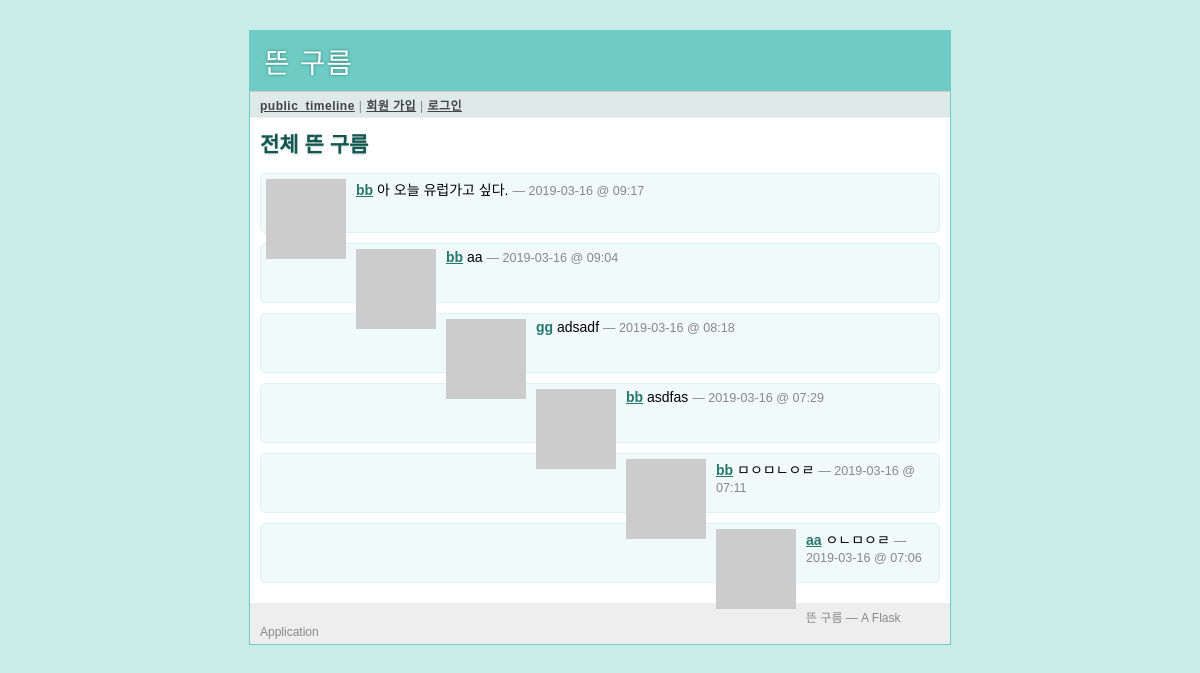
The app's page /public, older data.
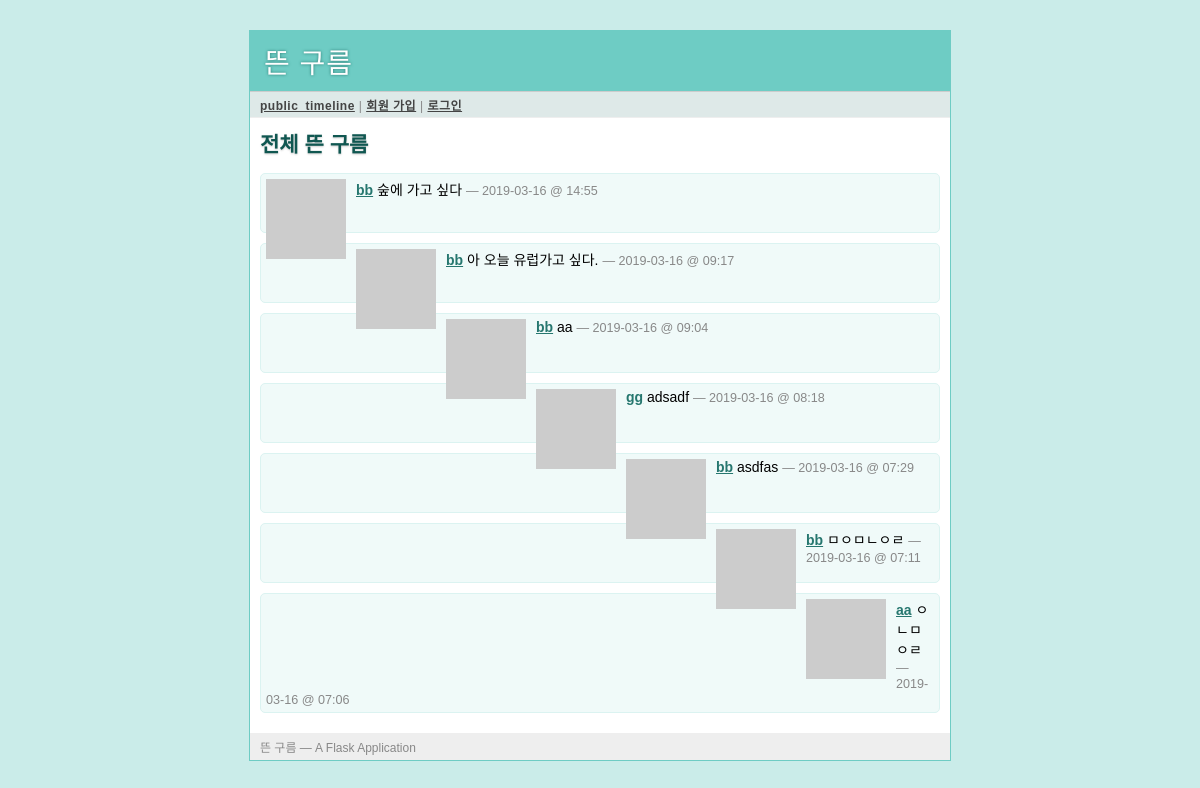
The same page, newer data.
### tables this page shows
CREATE TABLE message (
    message_id integer primary key autoincrement,
    author_id integer not null,
    text string not null,
    pub_date integer
);

CREATE TABLE user (
    user_id integer primary key autoincrement,
    username string not null,
    email string not null,
    pw_hash string not null
);

### minitwit.py (the view)
@app.route('/public')
def public_timeline():
    return render_template('timeline.html', messages=query_db('''
        select message.*, user.*
          from message, user
         where message.author_id = user.user_id
         order by message.pub_date desc limit ?''', [PER_PAGE]))

### minitwit.py (called while the page is built)
def connect_db():
    return sqlite3.connect(app.config['DATABASE'])

def query_db(query, args=(), one=False):
    cur = g.db.execute(query, args)
    rv = [dict((cur.description[idx][0], value)
                for idx, value in enumerate(row)) for row in cur.fetchall()]
    return (rv[0] if rv else None) if one else rv

def format_datetime(timestamp):
    return datetime.utcfromtimestamp(timestamp).strftime('%Y-%m-%d @ %H:%M')

def gravatar_url(email, size=80):
    return 'http://www.gravatar.com/avatar/%s?d=identicon&s=%d' % \
        (md5(email.strip().lower().encode('utf-8')).hexdigest(), size)

@app.before_request
def before_request():
    g.db = connect_db() # DB 연결.
    g.user = None
    if 'user_id' in session:
        g.user = query_db('select * from user where user_id = ?',
                            [session['user_id']], one=True)

@app.teardown_request
def teardown_request(exception):
    if hasattr(g, 'db'):
        g.db.close()

### templates/timeline.html (shortened to what this page needs)
{%extends "layout.html" %}
{% block title %}
{% if request.endpoint == 'public_timeline' %}
    전체 뜬 구름
{% elif request.endpoint == 'user_timeline' %}
    {{ profile_user.username }}님의 뜬 구름
{% else %}
    My Timeline
{% endif %}
{% endblock %}
{% block body %}
<h2>{{ self.title() }}</h2>
    <ul class=messages>
        {% for message in messages %}
        <li>
            <img src="{{ message.email|gravatar(size=48)}}">
            <p>
                <strong><a href="{{ url_for('user_timeline', username=message.username) }}">
                            {{ message.username }}</a></strong>
                {{ message.text }}
                <small>&mdash; {{ message.pub_date|datetimeformat }}</small>
                {% else %}
            </p>
        </li>
        <li>
            <em>당신의 뜬 구름이 없습니다.</em>
        {% endfor %}
        </li>
    </ul>
{% endblock %}

### templates/layout.html (shortened to what this page needs)
<!DOCTYPE html>
<link rel=stylesheet type="text/css" href="{{ url_for('static', filename='style.css') }}">
<div class=page>
    <h1>뜬 구름</h1>
    <div class=navigation>
        {% if g.user %}
            <a href="{{ url_for('timeline') }}">my timeline</a> |
            <a href="{{ url_for('public_timeline') }}">전체 뜬 구름</a> |
            <a href="{{ url_for('logout') }}">로그아웃 [{{ g.user.username }}]</a>
        {% else %}
            <a href="{{ url_for('public_timeline') }}">public_timeline</a> |
            <a href="{{ url_for('register') }}">회원 가입</a> |
            <a href="{{ url_for('login') }}">로그인</a>
        {% endif %}
    </div>
    <div class=body>
        {% block body %}{% endblock %}
    </div>
    <div class=footer>
        뜬 구름 &mdash; A Flask Application
    </div>
</div>

### static/style.css (style rules this page uses)
a { color: #26776F; }
div.page { background: white; border: 1px solid #6ECCC4; width: 700px; margin: 30px auto; }
div.page h1 { background: #6ECCC4; margin: 0; padding: 10px 14px; color: white; letter-spacing: 1px; text-shadow: 0 0 3px #24776F; font-weight: normal; }
div.page div.navigation { background: #DEE9E8; padding: 4px 10px; border-top: 1px solid #ccc; border-bottom: 1px solid #eee; color: #888; font-size: 12px; letter-spacing: 0.5px; }
div.page div.navigation a { color: #444; font-weight: bold; }
div.page h2 { margin: 0 0 15px 0; color: #105751; text-shadow: 0 1px 2px #ccc; }
div.page div.body { padding: 10px; }
div.page div.footer { background: #eee; color: #888; padding: 5px 10px; font-size: 12px; }
div.page ul.messages { list-style: none; margin: 0; padding: 0; }
div.page ul.messages li { margin: 10px 0; padding: 5px; background: #F0FAF9; border: 1px solid #DBF3F1; -moz-border-radius: 5px; -webkit-border-radius: 5px; min-height: 48px; }
div.page ul.messages p { margin: 0; }
div.page ul.messages li img { float: left; padding: 0 10px 0 0; }
div.page ul.messages li small { font-size: 0.9em; color: #888; }

Row changes from the older to the newer data that the page shows:
added message: username "bb", text "숲에 가고 싶다", pub_date "2019-03-16 @ 14:55"
